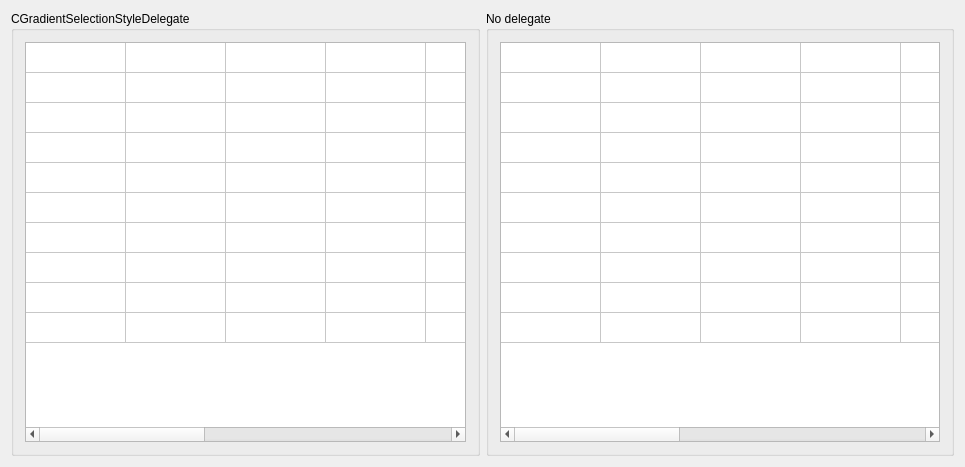
<?xml version="1.0" encoding="UTF-8"?>
<ui version="4.0">
 <class>MainWindow</class>
 <widget class="QMainWindow" name="MainWindow">
  <property name="geometry">
   <rect>
    <x>0</x>
    <y>0</y>
    <width>965</width>
    <height>467</height>
   </rect>
  </property>
  <property name="windowTitle">
   <string>MainWindow</string>
  </property>
  <widget class="QWidget" name="centralWidget">
   <layout class="QHBoxLayout" name="horizontalLayout">
    <item>
     <widget class="QGroupBox" name="gb1">
      <property name="title">
       <string>CGradientSelectionStyleDelegate</string>
      </property>
      <layout class="QVBoxLayout" name="verticalLayout">
       <item>
        <widget class="QTableWidget" name="tw1">
         <property name="selectionBehavior">
          <enum>QAbstractItemView::SelectRows</enum>
         </property>
         <property name="rowCount">
          <number>10</number>
         </property>
         <property name="columnCount">
          <number>10</number>
         </property>
         <attribute name="horizontalHeaderVisible">
          <bool>false</bool>
         </attribute>
         <attribute name="verticalHeaderVisible">
          <bool>false</bool>
         </attribute>
         <row/>
         <row/>
         <row/>
         <row/>
         <row/>
         <row/>
         <row/>
         <row/>
         <row/>
         <row/>
         <column/>
         <column/>
         <column/>
         <column/>
         <column/>
         <column/>
         <column/>
         <column/>
         <column/>
         <column/>
        </widget>
       </item>
      </layout>
     </widget>
    </item>
    <item>
     <widget class="QGroupBox" name="gb2">
      <property name="title">
       <string>No delegate</string>
      </property>
      <layout class="QVBoxLayout" name="verticalLayout_2">
       <item>
        <widget class="QTableWidget" name="tw2">
         <property name="selectionBehavior">
          <enum>QAbstractItemView::SelectRows</enum>
         </property>
         <property name="rowCount">
          <number>10</number>
         </property>
         <property name="columnCount">
          <number>10</number>
         </property>
         <attribute name="horizontalHeaderVisible">
          <bool>false</bool>
         </attribute>
         <attribute name="verticalHeaderVisible">
          <bool>false</bool>
         </attribute>
         <row/>
         <row/>
         <row/>
         <row/>
         <row/>
         <row/>
         <row/>
         <row/>
         <row/>
         <row/>
         <column/>
         <column/>
         <column/>
         <column/>
         <column/>
         <column/>
         <column/>
         <column/>
         <column/>
         <column/>
        </widget>
       </item>
      </layout>
     </widget>
    </item>
   </layout>
  </widget>
 </widget>
 <layoutdefault spacing="6" margin="11"/>
 <resources/>
 <connections/>
</ui>
